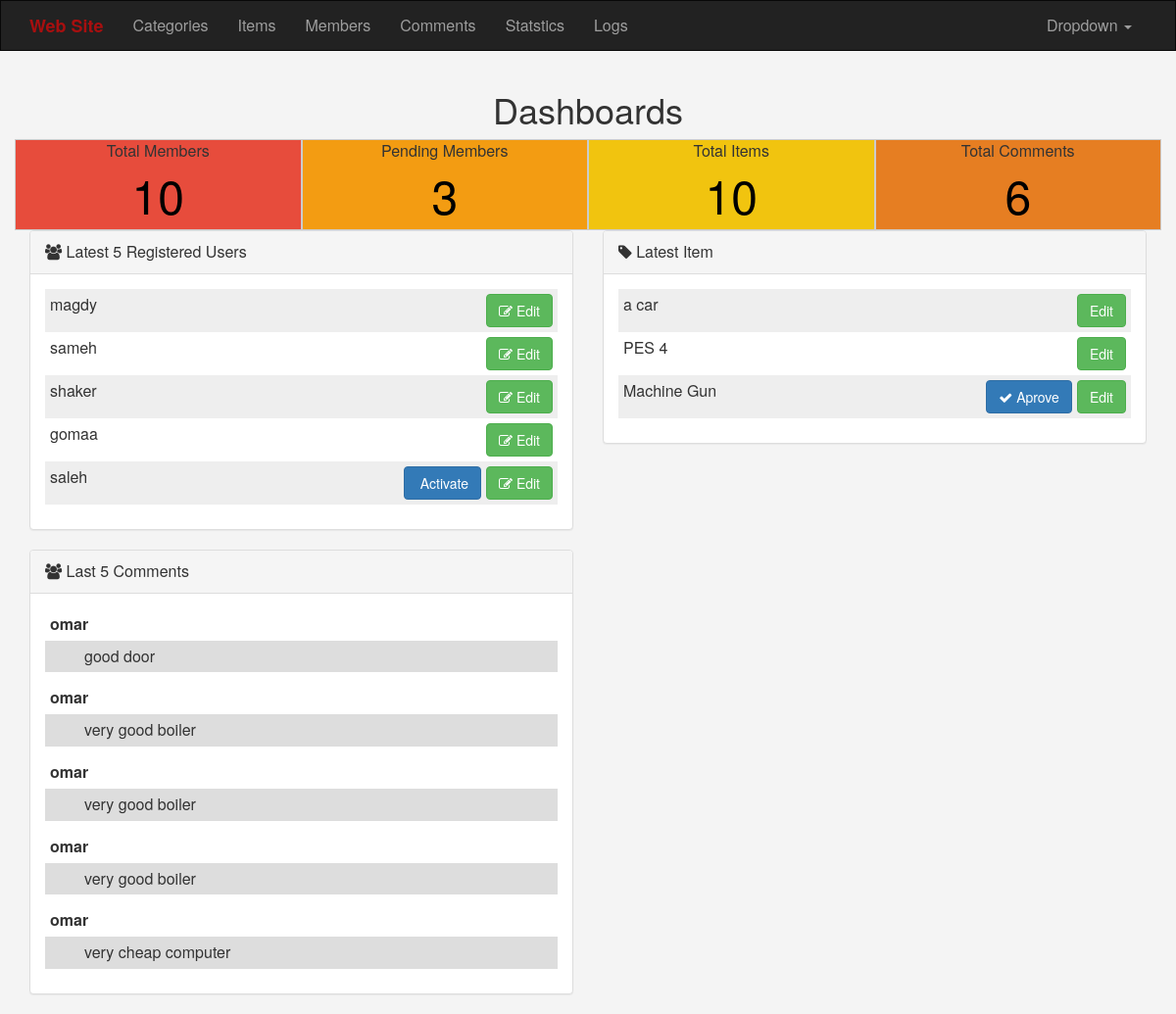
Page /admin/dashboard.php (signed in) on the committed database.
### tables this page shows
CREATE TABLE `users` (
  `userID` int(11) NOT NULL,
  `username` varchar(255) DEFAULT NULL,
  `password` varchar(255) DEFAULT NULL,
  `email` varchar(255) DEFAULT NULL,
  `fullname` varchar(255) DEFAULT NULL,
  `groupID` int(11) DEFAULT '0',
  `truststatus` int(11) DEFAULT '0',
  `regstatus` int(11) DEFAULT '0',
  `regdate` date DEFAULT NULL,
  `img` varchar(255) DEFAULT NULL
);

CREATE TABLE `items` (
  `item_ID` int(11) NOT NULL,
  `name` varchar(255) DEFAULT NULL,
  `description` text,
  `price` varchar(255) DEFAULT NULL,
  `add_date` date DEFAULT NULL,
  `country_made` varchar(255) DEFAULT NULL,
  `image` varchar(255) DEFAULT NULL,
  `status` varchar(255) DEFAULT NULL,
  `rating` smallint(6) DEFAULT NULL,
  `aprove` smallint(6) DEFAULT '0',
  `cat_ID` int(11) DEFAULT NULL,
  `member_ID` int(11) DEFAULT NULL,
  `tags` varchar(255) DEFAULT NULL,
  `item_img` varchar(255) NOT NULL
);

CREATE TABLE `comments` (
  `comID` int(11) NOT NULL,
  `comment` text,
  `status` tinyint(4) DEFAULT NULL,
  `add_date` date DEFAULT NULL,
  `item_ID` int(11) DEFAULT NULL,
  `user_ID` int(11) DEFAULT NULL
);

### admin/dashboard.php (the view, shortened to what this page needs)
<?php
if (isset($_SESSION['user'])) {
    include 'init.php';
    $latestUsres = 5;
    $lastItem = 3;
    $latest =  latestItems("*", "users", "userID", $latestUsres);
    $last_items = latestItems('*', 'items', 'item_ID', $lastItem);
    ?>
    <div class='container text-center dashboard-stats'>
        <div class='row'>
            <h1> Dashboards </h1>
            <div class='col-md-3 col-xs-12 st-members'>
                Total Members
                <span><a href='<?php echo'members.php'; ?>'><?php countItem('userID', 'users'); ?> </a> </span>
            </div>
            <div class='col-md-3 col-xs-12 st-pending'>
                Pending Members
                <span><a href='<?php echo'members.php?do=Manage&page=pending'; ?>'> <?php countItem('userID', 'users', 'regstatus', '0');  ?></a></span>
            </div>
            <div class='col-md-3 col-xs-12 st-items'>
                Total Items
                <span><a href='items.php?do=Manage'> <?php countItem('item_ID', 'items', $status = null, $value = null); ?></a></span>
            </div>
            <div class='col-md-3 col-xs-12 st-comments'>
                Total Comments
                <span><a href='comments.php?do=Manage'> <?php countItem('comID', 'comments ', $status = null, $value = null); ?></a></span>
            </div>
        </div>
    </div>
    <div class='container latest'>
        <div class='row'>
            <div class='col-sm-6'>
                <div class='panel panel-default'>
                    <div class='panel-heading'>
                        <i class='fa fa-users'></i> Latest  <?php  echo $latestUsres; ?> Registered Users
                    </div>
                    <div class='panel-body'>
                        <ul class='list-unstyled latest-user'>
                        <?php
                        foreach ($latest as $user) {
                            echo "<li>";
                            echo $user['username'] . '<a href="members.php?do=Edit&id=' . $user['userID']  .'" class="btn btn-success pull-right"><i class="fa fa-edit"></i> Edit</a>';
                            if ($user['regstatus'] == '0') {
                                echo '<a href="members.php?do=Activate&id=' . $user['userID']  . '" class="btn btn-primary pull-right confirm"><i class="fa fa-active"></i> Activate</a>';
                            }
                            echo "</li>";
                        }
                        ?>
                        </ul>
                    </div>
                </div>
            </div>
            <div class='col-sm-6'>
                <div class='panel panel-default'>
                    <div class='panel-heading'>
                        <i class='fa fa-tag'></i> Latest Item
                    </div>
                    <div class='panel-body'>
                        <ul class='list-unstyled latest-user'>
                            <?php
                            foreach ($last_items as $item) {
                                echo '<li>';
                                    echo $item['name'] . "<a class='btn btn-success pull-right' href='items.php?do=Edit&id=" . $item['item_ID']  . "'>Edit</a> ";
                                    if ($item['aprove'] == 0) {
                                        echo "<a href='items.php?do=Aprove&page=aprove&id=" . $item['item_ID'] . "' class='btn btn-primary pull-right confirm'><i class='fa fa-check'></i> Aprove</a>";
                                     }
                                echo '</li>';
                            }
                            ?>
                        </ul>
                    </div>
                </div>
            </div>
        </div>
        <div class='row'>
            <div class='col-sm-6 comments'>
                <div class='panel panel-default'>
                    <div class='panel-heading'>
                        <i class='fa fa-users'></i> Last 5 Comments </div>
                    <div class='panel-body'>
                        <div class='comments'>
                        <?php
                        $stmt = $con->prepare("SELECT
                                    comments.*, users.username
                              AS
                                member
                              FROM
                                    comments
                              INNER JOIN
                                    users
                              ON
                                    users.userID = comments.user_ID
                                ORDER BY comID DESC
                                LIMIT 5");
                        $stmt->execute();
                        $comms = $stmt->fetchall();
                        foreach($comms as $com) {
                            echo "<div>";
                                echo "<span class='com-name'>" . $com['member']  . " </span>";
                                echo "<p class='com-comment'>" . $com['comment']  . "</p";
                        }
                        ?>
                        </div>
                    </div>
                </div>
            </div>
        </div>
    </div>
    <?php
    include $tpl . "footer.php";
} else {
    header('location: index.php');
    exit();
}

### admin/layout/css/backend.css (style rules this page uses)
body { background-color: #f4f4f4; font-size: 16px; }
.dashboard-stats div.row div { border: 1px solid #ccc; }
.dashboard-stats div.row div span { display: block; font-size: 3em; }
.dashboard-stats div.row div span a { text-decoration: none; color: black; }
div.dashboard-stats .st-members { background-color: #e74c3c; }
.st-pending { background-color: #f39c12; }
.st-items { background-color:#f1c40f; }
.st-comments { background-color:#e67e22; }
.panel { margin-top: 6%; }
ul.latest-user li { padding: 5px; overflow: hidden; }
ul.latest-user li:nth-child(odd) { background-color: #eee; }
ul.latest-user li a { margin-left: 5px; }
.comments .com-name { font-weight: bolder; padding: 5px 10px 5px 5px; display: inline-block; }
.comments .com-comment { position: relativ; padding: 5px 5px 5px 40px; background-color: #ddd; }
div.panel { margin-top: 0; }

### rows in the picture
users: username "magdy"
users: username "sameh"
users: username "shaker"
users: username "gomaa"
users: username "saleh"
items: name "a car"
items: name "PES 4"
items: name "Machine Gun"
comments: user_ID.username "omar", comment "good door"
comments: user_ID.username "omar", comment "very good boiler"
comments: user_ID.username "omar", comment "very good boiler"
comments: user_ID.username "omar", comment "very good boiler"
comments: user_ID.username "omar", comment "very cheap computer"

### other values in the picture
lang('brand') "Web Site"
lang('Categories') "Categories"
lang('items') "Items"
lang('members') "Members"
lang('comments') "Comments"
lang('statstics') "Statstics"
lang('logs') "Logs"
$count "10 3 10 6"
$latestUsres "5"
